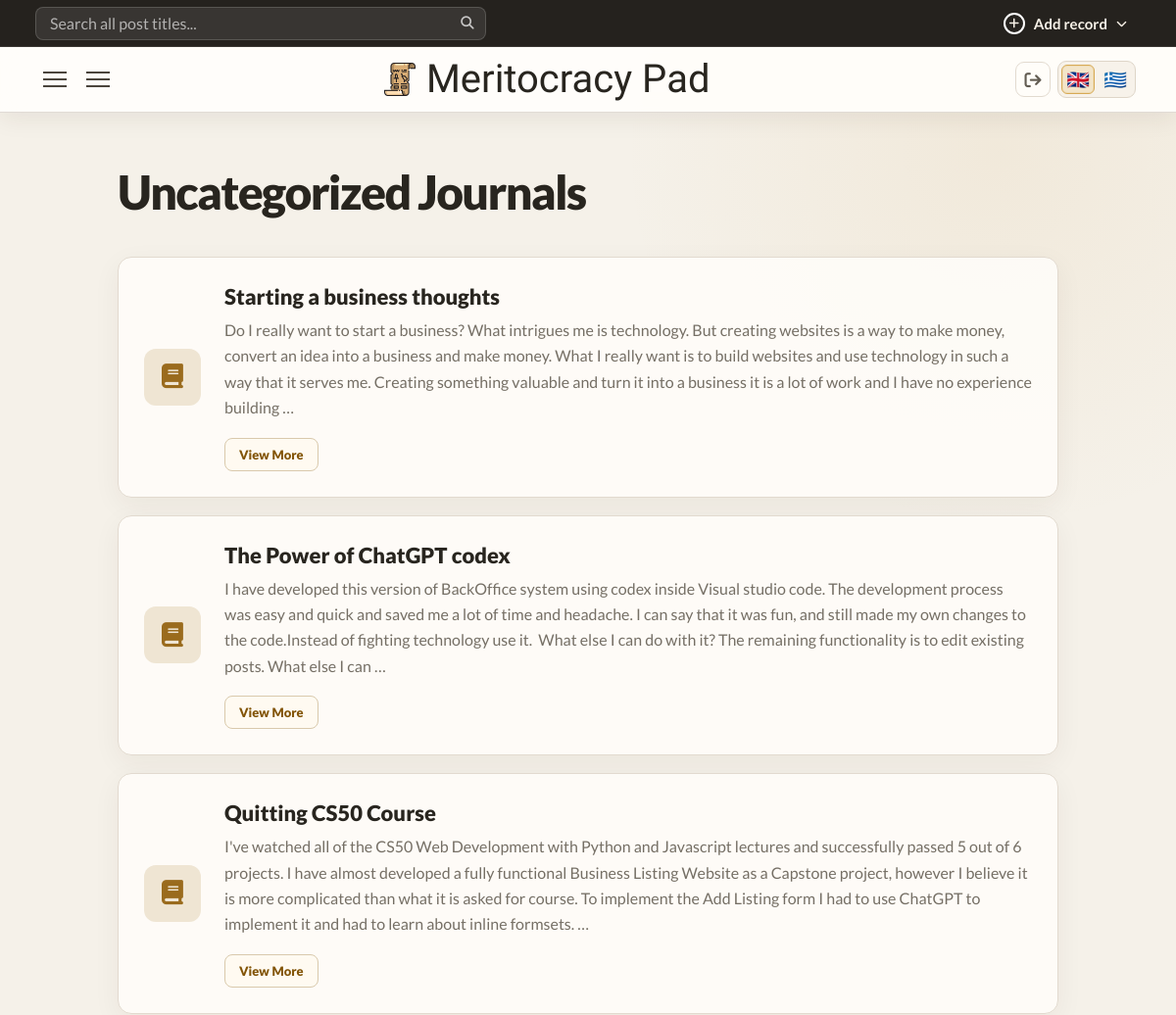
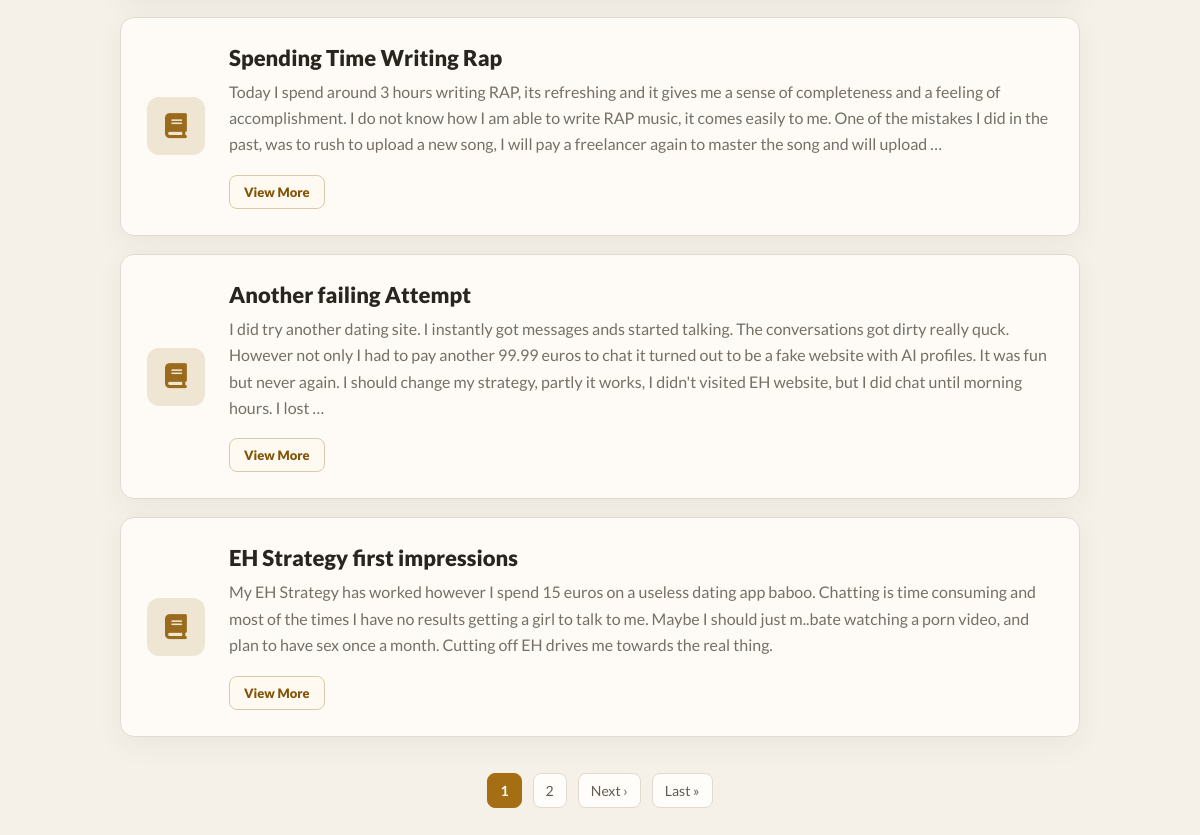
/cnicou/journals/category/uncategorized (signed in), run on the app's committed database (2 pictures, top to bottom).
### core/models.py (models this page shows, shortened)
class BaseCategory(UserOwnedModel):
    name = models.CharField(max_length=255)
    slug = models.SlugField(blank=True)
    class Meta:
        abstract = True
        constraints = [
            models.UniqueConstraint(
                fields=("user", "slug"),
                name="unique_%(class)s_user_slug",
            )
        ]

class JournalCategory(BaseCategory):
    pass

class UserOwnedModel(models.Model):
    user = models.ForeignKey(
        settings.AUTH_USER_MODEL,
        on_delete=models.CASCADE,
        related_name="%(class)s_records",
        null=True,
        blank=True,
    )
    class Meta:
        abstract = True
        constraints = [
            models.UniqueConstraint(
                fields=("user", "slug"),
                name="unique_%(class)s_user_slug",
            )
        ]

class Journal(UserOwnedModel):
    title = models.CharField(max_length=255)
    slug = models.SlugField(blank=True)
    created_at = models.DateTimeField(auto_now_add=True)
    content = CKEditor5Field('Content', config_name='extends')  # or 'default'
    category = models.ForeignKey(
        JournalCategory,
        on_delete=models.CASCADE,
        related_name="journals_by_category",
        null=True
    )
    subcategory = models.ForeignKey(
        JournalSubcategory,
        on_delete=models.CASCADE,
        related_name="journals_by_subcategory",
        blank=True,
        null=True
    )
    tags = models.ManyToManyField(
        JournalTag,
        related_name="journals_by_tag",
        blank=True
    )

### core/views.py (the view)
# urls.py: path("journals/category/<slug:slug>",views.journal_category,name="journal_category"),
@workspace_login_required
def journal_category(request,slug):
    journal_categories = taxonomy_for_user(JournalCategory, request.user)
    journal_category = get_object_or_404(JournalCategory, slug=slug, user=request.user)
    journal_tags = taxonomy_for_user(JournalTag, request.user)
    articles = records_for_user(Journal, request.user).filter(category=journal_category).order_by("-created_at")
    paginator = Paginator(articles, 6) # Show 9 per page.
    page_number = request.GET.get('page')
    page_obj = paginator.get_page(page_number)
    for category in journal_categories:
        category.sub_categories = category.subcategories.filter(user=request.user)
    return render(request,"core/categories/journal-category.html",{
        "page_obj":page_obj,
        "article_category":journal_category,
        "article_categories":journal_categories,
        "article_tags":journal_tags,
    })

### core/context_processors.py (called while the page is built)
def workspace_record_type(request):
    match = getattr(request, "resolver_match", None)
    if match is None:
        return {}
    record_type = match.kwargs.get("record_type")
    if not record_type:
        url_name = match.url_name or ""
        record_type = "article" if url_name == "index" else url_name.split("_", 1)[0]
    if record_type not in WORKSPACE_RECORD_TYPES:
        return {}
    return {"workspace_record_type": record_type}

### core/taxonomy.py (called while the page is built)
def default_category_first(queryset):
    return queryset.annotate(
        _default_category_order=Case(
            When(slug=DEFAULT_CATEGORY_SLUG, then=Value(0)),
            default=Value(1),
            output_field=IntegerField(),
        )
    ).order_by("_default_category_order", "name")

def is_category_model(model):
    return issubclass(model, BaseCategory)

### core/views.py (called while the page is built)
def records_for_user(model, user):
    return model.objects.filter(user=user)

def taxonomy_for_user(model, user):
    queryset = model.objects.filter(user=user)
    if is_category_model(model):
        return default_category_first(queryset)
    return queryset.order_by("name")

def workspace_login_required(view):
    @wraps(view)
    def workspace_view(request, *args, username=None, **kwargs):
        if username != request.user.username:
            raise Http404
        return view(request, *args, **kwargs)
    return login_required(workspace_view)

### core/templates/core/categories/journal-category.html (shortened to what this page needs)
{% extends 'core/base.html' %}
{% block main %}
<div class="grid">
    <div class="grid-right">
        <div class="grid-right-wraper">
            <h1 class="post-type-title">{{article_category.name}} Journals</h1>
            {% for article in page_obj %}
                <article class="preview">
                    <div class="icon">
                        <i class="fa-solid fa-book"></i>
                    </div>
                    <div class="content">
                        <h2>{{article.title}}</h2>
                        <p>{{article.content | safe | striptags | truncatewords:70 }}</p>
                        <a class="view-single-btn" href="{% url 'journal_single' request.user.username article.slug %}">View More</a>
                    </div>
                </article>
            {% empty %}
                <p class="no-entries">No entries yet to show...</p>
            {% endfor %}
            {%  if page_obj.paginator.num_pages > 1 %}
                <div class="pagination">
                    {% for num in page_obj.paginator.page_range %}
                        {% if num > page_obj.number|add:'-3' and num < page_obj.number|add:'3' %}
                            {% if page_obj.number == num %}
                                <span class="current">{{ num }}</span>
                            {% else %}
                                <a href="?page={{ num }}">{{ num }}</a>
                            {% endif %}
                        {% endif %}
                    {% endfor %}
                    {% if page_obj.has_next %}
                        <a href="?page={{ page_obj.next_page_number }}">Next ›</a>
                        <a href="?page={{ page_obj.paginator.num_pages }}">Last »</a>
                    {% endif %}
                </div>
            {% endif %}
    </div>
    </div>
</div>
{% endblock %}

### data on the page
JournalCategory: name "Uncategorized"
Journal: title "Starting a business thoughts", content "Do I really want to start a business? What intrigues me is technology. But creating websites is a way to make money, convert an idea into a business and make money. What I really want is to build websites and use technology in such a way that it serves me. Creating something valuable and turn it into a business it is a lot of work and I have no experience building …"
Journal: title "The Power of ChatGPT codex", content "I have developed this version of BackOffice system using codex inside Visual studio code. The development process was easy and quick and saved me a lot of time and headache. I can say that it was fun, and still made my own changes to the code.Instead of fighting technology use it. What else I can do with it? The remaining functionality is to edit existing posts. What else I can …"
Journal: title "Quitting CS50 Course", content "I've watched all of the CS50 Web Development with Python and Javascript lectures and successfully passed 5 out of 6 projects. I have almost developed a fully functional Business Listing Website as a Capstone project, however I believe it is more complicated than what it is asked for course. To implement the Add Listing form I had to use ChatGPT to implement it and had to learn about inline formsets. …"
Journal: title "Spending Time Writing Rap", content "Today I spend around 3 hours writing RAP, its refreshing and it gives me a sense of completeness and a feeling of accomplishment. I do not know how I am able to write RAP music, it comes easily to me. One of the mistakes I did in the past, was to rush to upload a new song, I will pay a freelancer again to master the song and will upload …"
Journal: title "Another failing Attempt", content "I did try another dating site. I instantly got messages ands started talking. The conversations got dirty really quck. However not only I had to pay another 99.99 euros to chat it turned out to be a fake website with AI profiles. It was fun but never again. I should change my strategy, partly it works, I didn't visited EH website, but I did chat until morning hours. I lost …"
Journal: title "EH Strategy first impressions", content "My EH Strategy has worked however I spend 15 euros on a useless dating app baboo. Chatting is time consuming and most of the times I have no results getting a girl to talk to me. Maybe I should just m..bate watching a porn video, and plan to have sex once a month. Cutting off EH drives me towards the real thing."

### other printed values
{{ num }} "1"
{{ num }} "2"
